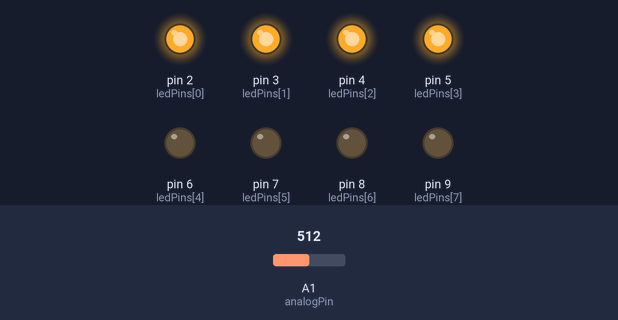
Recording of a sketch running on a simulated Arduino Uno, built with avr-gcc and run on an emulated ATmega328P. Parts: output pins drawn as LEDs (lit = HIGH). Inputs (shaded band) come from the test bench; at power-on: A1 (analogPin) = 512.

Above: at 1.2 s.
1.3 s: A1 (analogPin) set to 630
2.8 s: A1 (analogPin) set to 650
At 3.7 s:
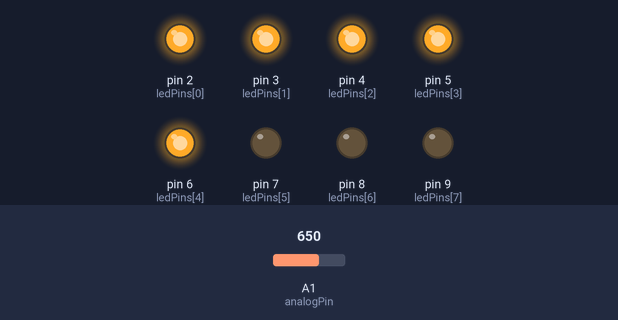
4.3 s: A1 (analogPin) set to 511
At 4.8 s:
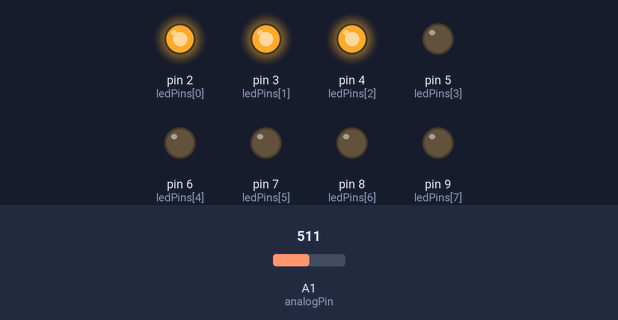
5.8 s: A1 (analogPin) set to 395
7.3 s: A1 (analogPin) set to 370
At 8.3 s:
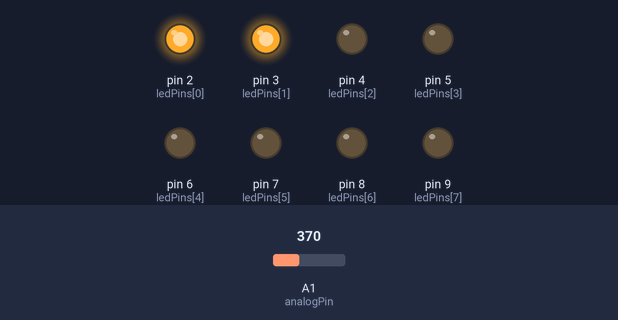
8.8 s: A1 (analogPin) set to 716
At 9.4 s:
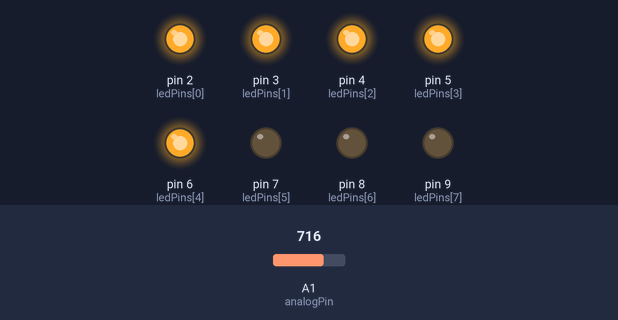
Timing chart, 0 to 11.3 s (numbered marks = the images above; inputs shaded):
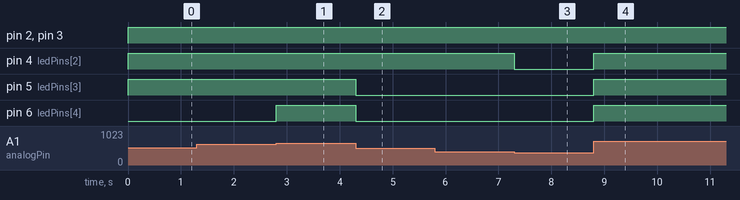

The sketch:

Light_Up_My_Life.ino.ino
```cpp
const int analogPin = A1;

int ledPins[]={
  2,3,4,5,6,7,8,9
};

int totPinNo = sizeof(ledPins)/sizeof(int);

void setup(){
  for(int thisLed = 0; thisLed < totPinNo; thisLed++){
    pinMode(ledPins[thisLed], OUTPUT);
  }
}


void loop(){
  int sensorReading = analogRead(analogPin);
  int ledLevel = map(sensorReading, 0, 1023, 0, totPinNo);

  for(int thisLed = 0; thisLed < totPinNo; thisLed++){
    if (thisLed < ledLevel){
      digitalWrite(ledPins[thisLed], HIGH);
    }
    else{
      digitalWrite(ledPins[thisLed], LOW);
    }
  }
}
```

Measured:
- the behaviour switches between 639 and 640 on A1 (analogPin) (found by bisection; images 0 and 1)
- the behaviour switches between 384 and 383 on A1 (analogPin) (found by bisection; images 2 and 3)
- after the input at 1.3 s, every drawn part: stays the same
- after the input at 2.8 s, pin 6 (ledPins[4]): LOW → HIGH at once
- after the input at 4.3 s, pin 5 (ledPins[3]), pin 6 (ledPins[4]): HIGH → LOW at once
- after the input at 5.8 s, every drawn part: stays the same
- after the input at 7.3 s, pin 4 (ledPins[2]): HIGH → LOW at once
- after the input at 8.8 s, pin 4 (ledPins[2]), pin 5 (ledPins[3]), pin 6 (ledPins[4]): LOW → HIGH at once
